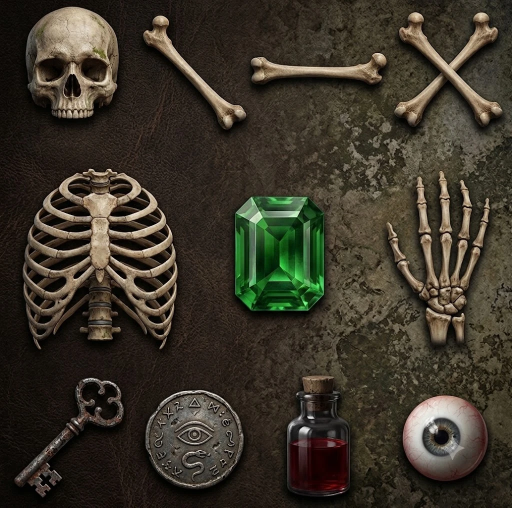
#> input picture art_src/pieces_sheet.png, 1024 x 1015 px (shown at 1/2 size)
$ python -i slice_pieces.py   (imports and definitions only)
#> lines starting #> are read from the running program, lines starting #| are printed output that depends on the picture
#> further down, picture is the input picture: PIL image 1024x1015 RGBA; mean R, G, B, A 59.2, 53.2, 41.3, 255
#!/usr/bin/env python3
"""Slice pieces_sheet.png into transparent, trimmed, centered 128x128 sprites."""
import os
import io
import sys
from PIL import Image, ImageChops
from rembg import remove, new_session

SRC = r"D:\Dev\BoneCrush\art_src\pieces_sheet.png"
# Second asset drop (2026-07-11): "Bon crush assets 02" sheet, 2066x2048
SRC2 = r"D:\Dev\BoneCrush\art_src\pieces_sheet_02.png"
ASSETS = r"D:\Dev\BoneCrush\assets"
TMP = r"D:\Dev\BoneCrush\art_src\_tmp_crops"
EVID = r"C:\Users\MiSTRFiNGA\Desktop\Tests\BoneCrush_gfx"

CANVAS = 128
PAD = 6          # px of transparent padding inside canvas
ALPHA_THRESH = 20  # pixels with alpha below this become fully transparent (kills dark fringe)
ERODE = True

# (name, (x0,y0,x1,y1)) crop boxes on the 1024x1015 sheet
ITEMS = [
    ("skull",      (15, 15, 275, 275)),
    ("femur",      (275, 25, 510, 255)),
    ("femur_alt",  (505, 90, 780, 215)),
    ("crossbones", (770, 15, 1015, 255)),
    ("ribcage",    (10, 315, 370, 725)),
    ("gem",        (445, 385, 675, 660)),
    ("hand",       (800, 335, 1010, 710)),
    ("key",        (15, 745, 255, 1010)),
    ("coin",       (270, 755, 510, 1000)),
    ("potion",     (575, 735, 720, 1010)),
    ("eyeball",    (785, 765, 995, 985)),
]

# (name, (x0,y0,x1,y1)) crop boxes on the 2066x2048 sheet 02.
# "circle" flag = punch a circular alpha mask instead of rembg (moon sits on a starry sky).
ITEMS2 = [
    ("moon",      (836, 26, 1203, 381)),      # full moon (special: wolf howl)
    ("voodoo",    (1689, 484, 2003, 932)),    # voodoo doll (reserved)
    ("cross",     (77, 1092, 355, 1488)),     # crucifix (special: holy blast)
    ("eyecoin",   (793, 1020, 1071, 1282)),   # occult eye coin (alt coin art, reserved)
    ("book",      (1524, 1015, 1962, 1329)),  # spellbook (reserved)
    ("coffin",    (494, 1303, 979, 1633)),    # coffin (reserved)
    ("knife",     (1080, 560, 1245, 1300)),   # bloody knife, vertical w/ handle (special: slash)
    ("cauldron",  (88, 1488, 469, 1988)),     # cauldron (NEW normal piece)
    ("heart",     (762, 1535, 1231, 1988)),   # anatomical heart (NEW normal piece)
    ("blackcat",  (1329, 1509, 1705, 1993)),  # black cat (NEW normal piece)
    ("fingerjar", (1751, 1473, 2024, 1993)),  # finger in jar (special: glass shatter)
]
CIRCLE_MASK = {"moon"}   # items cut with a circular mask instead of rembg
NO_MATTING = {"knife"}   # alpha matting + erode eats the dark handle; plain rembg keeps it

# [3 lines not run here, left out]

# [1 line that did not run here, left out]

# usage: slice_pieces.py [sheet1|sheet2|all] [name filter...]
MODE = sys.argv[1] if len(sys.argv) > 1 else "all"
ONLY = set(sys.argv[2:])


def clean_alpha(img):
    """Threshold + optional 1px erosion of alpha to remove dark halo fringe."""
    img = img.convert("RGBA")
    r, g, b, a = img.split()
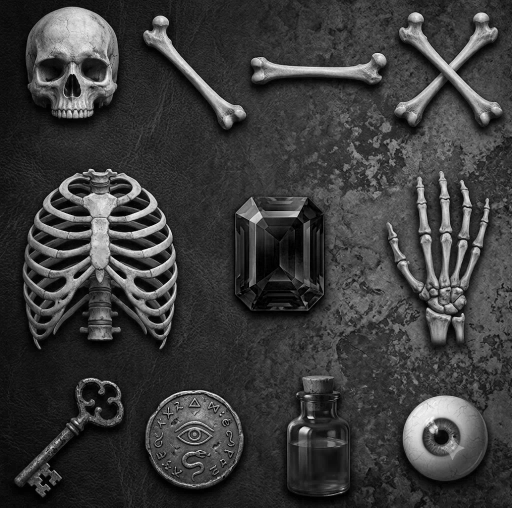
#> r: PIL image 1024x1015 L (shown at 1/2 size); min 0, max 255, mean 59.2
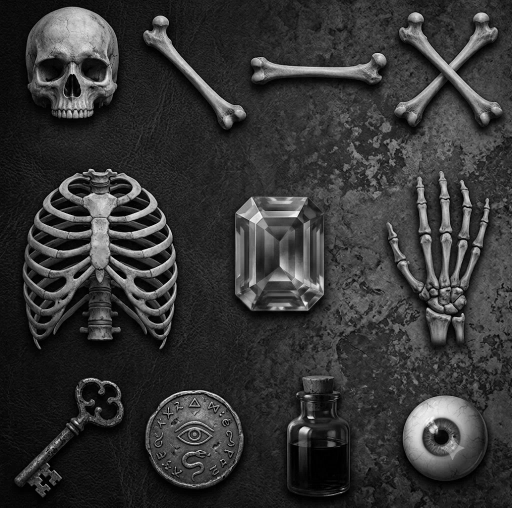
#> g: PIL image 1024x1015 L (shown at 1/2 size); min 0, max 255, mean 53.2
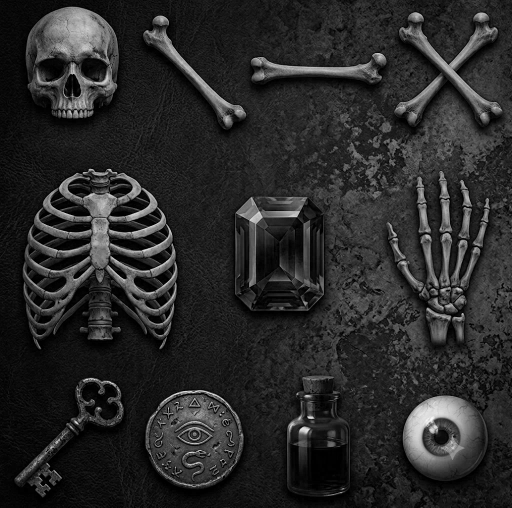
#> b: PIL image 1024x1015 L (shown at 1/2 size); min 0, max 253, mean 41.3
#> a: PIL image 1024x1015 L; every value is 255
    # threshold: kill near-transparent fringe pixels
    a = a.point(lambda v: 0 if v < ALPHA_THRESH else v)
    if ERODE:
        from PIL import ImageFilter
        # MinFilter erodes the alpha mask by ~1px, trimming edge halo
        a_er = a.filter(ImageFilter.MinFilter(3))
        a = ImageChops.darker(a, a_er)
    return Image.merge("RGBA", (r, g, b, a))


# [65 lines left out: functions autocrop_alpha, fit_center, circle_cut, process, not called in this run]


total = 0
# [10 lines not run here, left out]

>>> from PIL import Image
>>> picture = Image.open('pieces_sheet.png')
>>> result = clean_alpha(picture)
